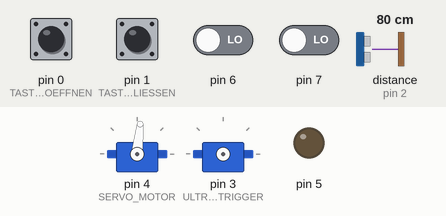
Recording of a sketch running on a simulated Arduino Uno, built with avr-gcc and run on an emulated ATmega328P. On the bench: 2 × servo, output pins drawn as LEDs (lit = HIGH). Wiring (inferred from the names in the program): servo: signal pin 3. Inputs (shaded band) come from the test bench; at power-on: pin 0 (TASTER_TUER_OEFFNEN), pin 1 (TASTER_TUER_SCHLIESSEN) HIGH, pin 6, pin 7 LOW, distance to the obstacle (sensor on pin 2) 80 cm. The echo pulse lasts 58.3 µs per cm; servo pulses on a pin are drawn as a servo (544–2400 µs = 0–180°); pins used as bus, display or sensor lines are not drawn.

Above: at 4.27 s.
4.3 s: pin 1 (TASTER_TUER_SCHLIESSEN) pulled LOW for 0.15 s
At 5.07 s:
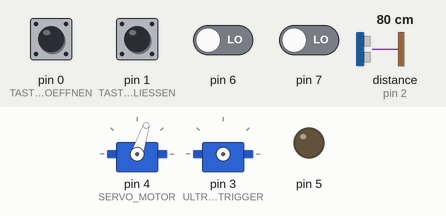
7.4 s: pin 0 (TASTER_TUER_OEFFNEN) pulled LOW for 0.15 s
At 7.58 s:
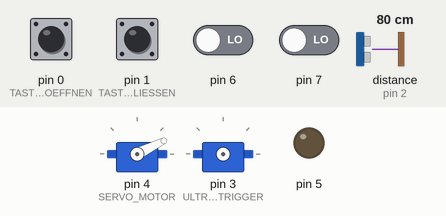
10.5 s: distance to the obstacle (sensor on pin 2) set to 35 cm
At 11.4 s:
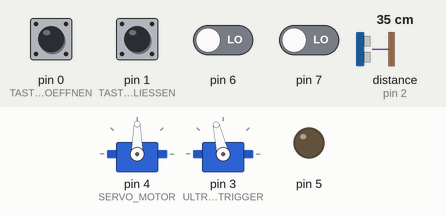
13.5 s: distance to the obstacle (sensor on pin 2) set to 60 cm
At 13.9 s:
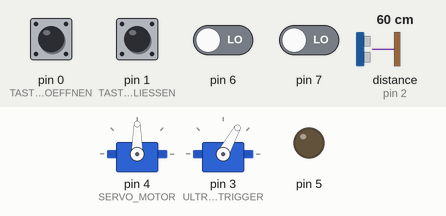
Timing chart, 0 to 16.0 s (numbered marks = the images above; inputs shaded):
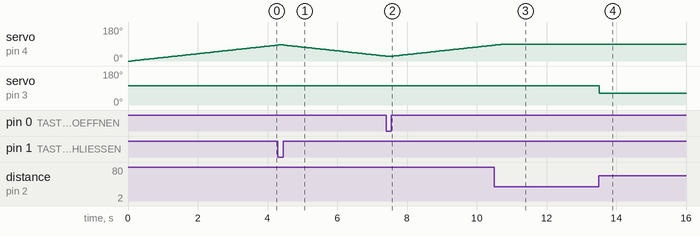

The sketch:

tuer.ino
```cpp
// Creator: Matteo Orschewsky
#include<Servo.h>
#include<Adafruit_NeoPixel.h>


// PIN 0 --> Taster Tür öffnen
#define TASTER_TUER_OEFFNEN 0
// PIN 1 --> Taster Tür schließen
#define TASTER_TUER_SCHLIESSEN 1
// PIN 2 --> Ultraschallsensor Echo
#define ULTRASCHALL_ECHO 2
// PIN 3 --> Ultraschallsensor Trigger
#define ULTRASCHALL_TRIGGER 3
// PIN 4 --> Servomotor
#define SERVO_MOTOR 4
// PIN 5 --> 8fach LED Streifen
#define LED_STREIFEN 5

// Erstellen eines LED Streifen Objekts
Adafruit_NeoPixel led_streifen = Adafruit_NeoPixel(8, LED_STREIFEN, NEO_GRB + NEO_KHZ800);

// Erstellen eines Servo Objekts
Servo tuer_motor;

void setup() {
    // setzten der IO Pins
    DDRD = 0b00111000;
    // setzen der Pullup Widerstände
    PORTD = 0b00000111;
    // initialisieren des Servomotors
    tuer_motor.attach(SERVO_MOTOR);
    // Initialisieren des Servomotors auf 0°(Tür zu)
    tuer_motor.write(0);
}

void loop() {
    tuer_oeffnen(0);
}

bool objekt_in_tuerbereich() {
    // Ultraschallsensor auslesen
    long distance = read_ultrasonic_distance();
    // wenn ein Objekt näher als 2m aber weiter als 20cm entfernt ist
    if (distance > 20 && distance < 200) {
        return true;
    }
    return false;
}

long read_ultrasonic_distance() {
    // Clear the trigger
    digitalWrite(ULTRASCHALL_TRIGGER, LOW);
    delay(2);
    noInterrupts();
    // Set the trigger pin to HIGH state for 10 microseconds
    digitalWrite(ULTRASCHALL_TRIGGER, HIGH);
    delay(10);
    digitalWrite(ULTRASCHALL_TRIGGER, LOW);
    // Reads the echo pin, and returns the sound wave travel time in microseconds
    long travel_time = pulseIn(ULTRASCHALL_ECHO, HIGH);
    interrupts();
    // Calculating the distance in cm (Schallgeschwindigkeit: 343 m/s = 0.0343 cm/ms --> / 2 für Hin- und Rückweg)
    return (0.01723 * travel_time);
}

void tuer_oeffnen(int current_pos) {
    // Servomotor auf 90° drehen, dabei LED Streifen proportional zur Drehung färben
    move_servo(current_pos,90);

    // wenn der Taster zum Schließen der Tür gedrückt wird,
    // oder sich kein Objekt mehr im Türfeld befindet, wird Tür geschlossen
    while (bit_is_set(PIND, TASTER_TUER_SCHLIESSEN) && objekt_in_tuerbereich())
    {}
    tuer_schliessen(90);
}

void tuer_schliessen(int current_pos) {
    if (current_pos >= 90) {
        aight_sec_timer();
    }

    // Servomotor auf 0° drehen, dabei LED Streifen proportional zur Drehung färben
    move_servo(current_pos,0);

    // wenn der Taster zum Öffnen der Tür gedrückt wird
    // oder der Ultraschallsensor eine Bewegung erkennt wird Tür geöffnet
    while (not (bit_is_clear(PIND, TASTER_TUER_OEFFNEN) || objekt_in_tuerbereich()))
    {}
    tuer_oeffnen(0);
}

void move_servo(int start, int end) {
    // Initialisieren der abstrahierten Servo Position für die LED Streifen
    int led_pos = -1;

    for (
        int i = start;
        (start < end) ? i <= end : i >= end;
        (start < end) ? i++ : i--)
    {
        if (bit_is_clear(PIND, (start < end) ? TASTER_TUER_SCHLIESSEN : TASTER_TUER_OEFFNEN))
        {
            (start < end) ? tuer_schliessen(i) : tuer_oeffnen(i);
        }

        delay(50);
        tuer_motor.write(i);

        // Belichtung des Leuchtstreifens
        if (led_pos == map(i, 0, 90, 0, 7)) {
            continue;
        }
        led_pos = map(i, 0, 90, 0, 7);
        led_streifen.setPixelColor(led_pos, led_streifen.Color(0, (start < end) ? 255 : 0, 0));
        led_streifen.show();
    }
}

void aight_sec_timer(){
    for (int i = 7; i >= 0; i--)
    {
        if (bit_is_clear(PIND, TASTER_TUER_OEFFNEN))
        {
            i = 7;
        }


        led_streifen.setPixelColor(i, led_streifen.Color(255, 0, 0));
        led_streifen.show();
        delay(1000);

        led_streifen.setPixelColor(i, led_streifen.Color(0, 255, 0));
        led_streifen.show();
    }

}
```

Measured:
- after the input at 4.3 s, servo on pin 3 (ULTRASCHALL_TRIGGER): stays 103° (without the input it goes to 146° after 0.28 s)
- after the input at 7.4 s, servo on pin 3 (ULTRASCHALL_TRIGGER): stays 103° (without the input it goes to 64° after 1.3 s)
- after the input at 10.5 s, servo on pin 3 (ULTRASCHALL_TRIGGER): stays 103° (without the input it goes to 146° after 0.30 s)
- after the input at 13.5 s, servo on pin 3 (ULTRASCHALL_TRIGGER): 103° → 61° at once
